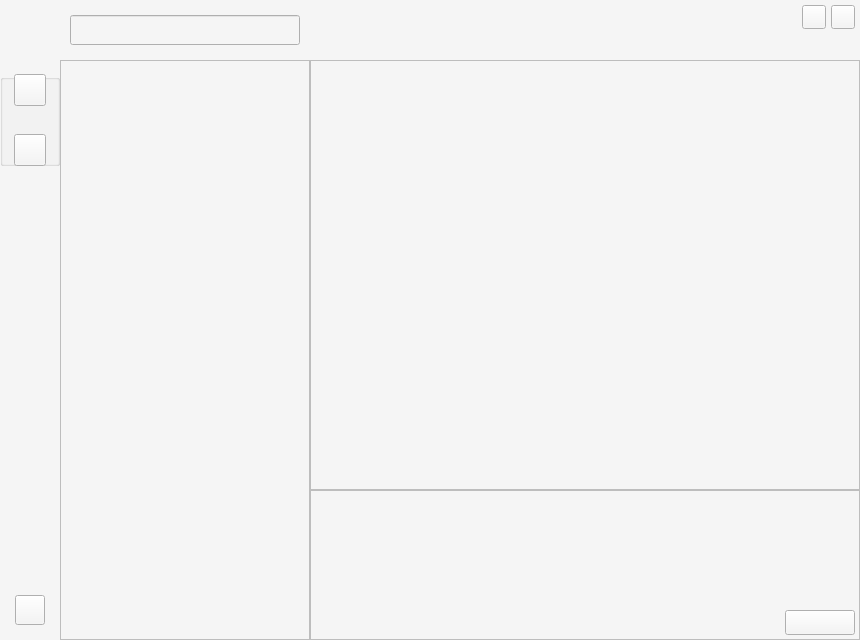
<?xml version="1.0" encoding="UTF-8"?>
<ui version="4.0">
 <class>CHomeWidget</class>
 <widget class="QWidget" name="CHomeWidget">
  <property name="geometry">
   <rect>
    <x>0</x>
    <y>0</y>
    <width>860</width>
    <height>640</height>
   </rect>
  </property>
  <property name="styleSheet">
   <string notr="true">background-color: rgb(245, 245, 245);</string>
  </property>
  <widget class="QLabel" name="CLblBackgroundLeft">
   <property name="geometry">
    <rect>
     <x>0</x>
     <y>0</y>
     <width>60</width>
     <height>640</height>
    </rect>
   </property>
   <property name="text">
    <string/>
   </property>
  </widget>
  <widget class="QStackedWidget" name="CStackedWidget">
   <property name="geometry">
    <rect>
     <x>60</x>
     <y>60</y>
     <width>800</width>
     <height>580</height>
    </rect>
   </property>
   <property name="currentIndex">
    <number>0</number>
   </property>
   <widget class="QWidget" name="CSessionListPage">
    <widget class="QListWidget" name="CListSession">
     <property name="geometry">
      <rect>
       <x>0</x>
       <y>0</y>
       <width>250</width>
       <height>580</height>
      </rect>
     </property>
     <property name="sizePolicy">
      <sizepolicy hsizetype="Fixed" vsizetype="Fixed">
       <horstretch>0</horstretch>
       <verstretch>0</verstretch>
      </sizepolicy>
     </property>
     <property name="minimumSize">
      <size>
       <width>250</width>
       <height>580</height>
      </size>
     </property>
    </widget>
    <widget class="QTextEdit" name="CTedInput">
     <property name="geometry">
      <rect>
       <x>250</x>
       <y>430</y>
       <width>550</width>
       <height>150</height>
      </rect>
     </property>
     <property name="sizePolicy">
      <sizepolicy hsizetype="Fixed" vsizetype="Fixed">
       <horstretch>0</horstretch>
       <verstretch>0</verstretch>
      </sizepolicy>
     </property>
     <property name="minimumSize">
      <size>
       <width>550</width>
       <height>150</height>
      </size>
     </property>
    </widget>
    <widget class="QPushButton" name="CBtnSend">
     <property name="geometry">
      <rect>
       <x>725</x>
       <y>550</y>
       <width>70</width>
       <height>25</height>
      </rect>
     </property>
     <property name="sizePolicy">
      <sizepolicy hsizetype="Fixed" vsizetype="Fixed">
       <horstretch>70</horstretch>
       <verstretch>25</verstretch>
      </sizepolicy>
     </property>
     <property name="text">
      <string/>
     </property>
    </widget>
    <widget class="QFrame" name="CFrmBackground">
     <property name="geometry">
      <rect>
       <x>250</x>
       <y>0</y>
       <width>550</width>
       <height>430</height>
      </rect>
     </property>
     <property name="sizePolicy">
      <sizepolicy hsizetype="Fixed" vsizetype="Fixed">
       <horstretch>0</horstretch>
       <verstretch>0</verstretch>
      </sizepolicy>
     </property>
     <property name="minimumSize">
      <size>
       <width>550</width>
       <height>430</height>
      </size>
     </property>
     <property name="maximumSize">
      <size>
       <width>550</width>
       <height>430</height>
      </size>
     </property>
     <property name="frameShape">
      <enum>QFrame::StyledPanel</enum>
     </property>
     <property name="frameShadow">
      <enum>QFrame::Raised</enum>
     </property>
    </widget>
   </widget>
   <widget class="QWidget" name="CMailListPage">
    <widget class="QListWidget" name="CListMail">
     <property name="geometry">
      <rect>
       <x>0</x>
       <y>0</y>
       <width>250</width>
       <height>580</height>
      </rect>
     </property>
    </widget>
    <widget class="QLabel" name="CLblUserName">
     <property name="geometry">
      <rect>
       <x>325</x>
       <y>40</y>
       <width>400</width>
       <height>150</height>
      </rect>
     </property>
     <property name="text">
      <string/>
     </property>
    </widget>
    <widget class="QLabel" name="CLblUserInfo">
     <property name="geometry">
      <rect>
       <x>325</x>
       <y>190</y>
       <width>400</width>
       <height>200</height>
      </rect>
     </property>
     <property name="text">
      <string/>
     </property>
    </widget>
    <widget class="QPushButton" name="CBtnSendMessage">
     <property name="geometry">
      <rect>
       <x>455</x>
       <y>410</y>
       <width>140</width>
       <height>40</height>
      </rect>
     </property>
     <property name="text">
      <string>PushButton</string>
     </property>
    </widget>
   </widget>
  </widget>
  <widget class="QPushButton" name="CBtnSet">
   <property name="geometry">
    <rect>
     <x>15</x>
     <y>595</y>
     <width>30</width>
     <height>30</height>
    </rect>
   </property>
   <property name="text">
    <string/>
   </property>
  </widget>
  <widget class="QLabel" name="CLblBackgroundUp">
   <property name="geometry">
    <rect>
     <x>60</x>
     <y>0</y>
     <width>250</width>
     <height>60</height>
    </rect>
   </property>
   <property name="text">
    <string/>
   </property>
  </widget>
  <widget class="QLineEdit" name="CLedSearch">
   <property name="geometry">
    <rect>
     <x>70</x>
     <y>15</y>
     <width>230</width>
     <height>30</height>
    </rect>
   </property>
  </widget>
  <widget class="QPushButton" name="CBtnMinimum">
   <property name="geometry">
    <rect>
     <x>802</x>
     <y>5</y>
     <width>24</width>
     <height>24</height>
    </rect>
   </property>
   <property name="text">
    <string/>
   </property>
  </widget>
  <widget class="QPushButton" name="CBtnClose">
   <property name="geometry">
    <rect>
     <x>831</x>
     <y>5</y>
     <width>24</width>
     <height>24</height>
    </rect>
   </property>
   <property name="text">
    <string/>
   </property>
  </widget>
  <widget class="QLabel" name="CLblBackgroundRight">
   <property name="geometry">
    <rect>
     <x>310</x>
     <y>0</y>
     <width>550</width>
     <height>60</height>
    </rect>
   </property>
   <property name="text">
    <string/>
   </property>
  </widget>
  <widget class="QGroupBox" name="CGroupBox">
   <property name="geometry">
    <rect>
     <x>0</x>
     <y>74</y>
     <width>60</width>
     <height>92</height>
    </rect>
   </property>
   <property name="title">
    <string/>
   </property>
   <widget class="QPushButton" name="CBtnSession">
    <property name="geometry">
     <rect>
      <x>14</x>
      <y>0</y>
      <width>32</width>
      <height>32</height>
     </rect>
    </property>
    <property name="text">
     <string/>
    </property>
   </widget>
   <widget class="QPushButton" name="CBtnMail">
    <property name="geometry">
     <rect>
      <x>14</x>
      <y>60</y>
      <width>32</width>
      <height>32</height>
     </rect>
    </property>
    <property name="text">
     <string/>
    </property>
   </widget>
  </widget>
  <widget class="QLabel" name="CLblObjID">
   <property name="geometry">
    <rect>
     <x>320</x>
     <y>20</y>
     <width>54</width>
     <height>20</height>
    </rect>
   </property>
   <property name="text">
    <string/>
   </property>
  </widget>
  <widget class="QLabel" name="CLblUserSelf">
   <property name="geometry">
    <rect>
     <x>0</x>
     <y>15</y>
     <width>60</width>
     <height>30</height>
    </rect>
   </property>
   <property name="text">
    <string/>
   </property>
  </widget>
  <zorder>CLblBackgroundRight</zorder>
  <zorder>CLblBackgroundLeft</zorder>
  <zorder>CStackedWidget</zorder>
  <zorder>CBtnSet</zorder>
  <zorder>CLblBackgroundUp</zorder>
  <zorder>CLedSearch</zorder>
  <zorder>CBtnMinimum</zorder>
  <zorder>CBtnClose</zorder>
  <zorder>CGroupBox</zorder>
  <zorder>CLblObjID</zorder>
  <zorder>CLblUserSelf</zorder>
 </widget>
 <resources/>
 <connections/>
</ui>
